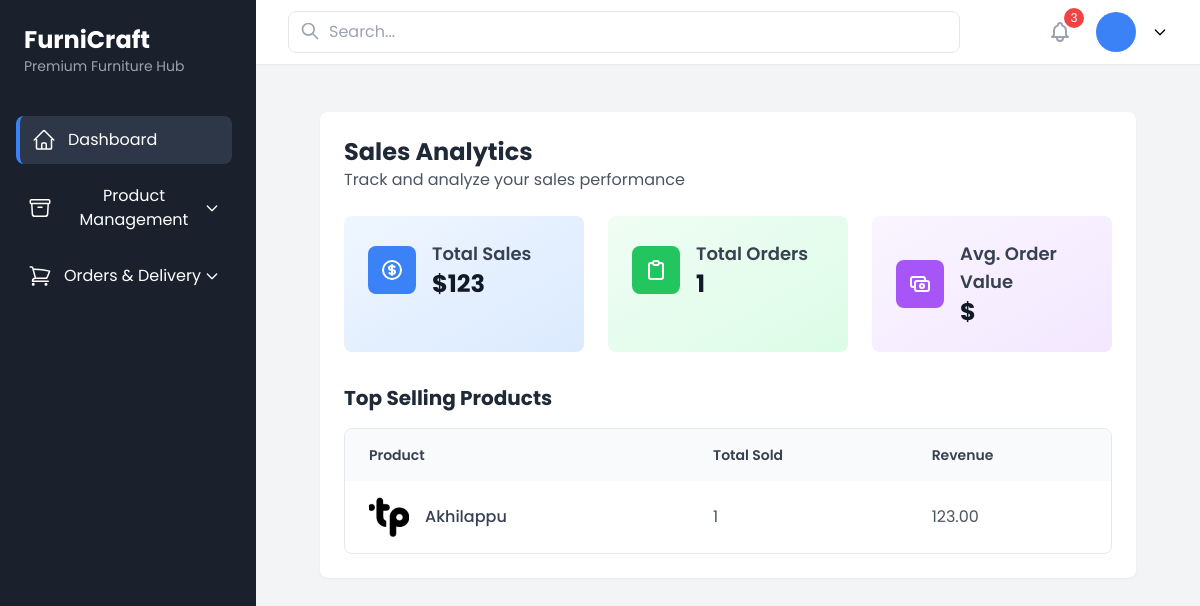
Page /seller-dashboard/ (signed in) on the earlier database version.
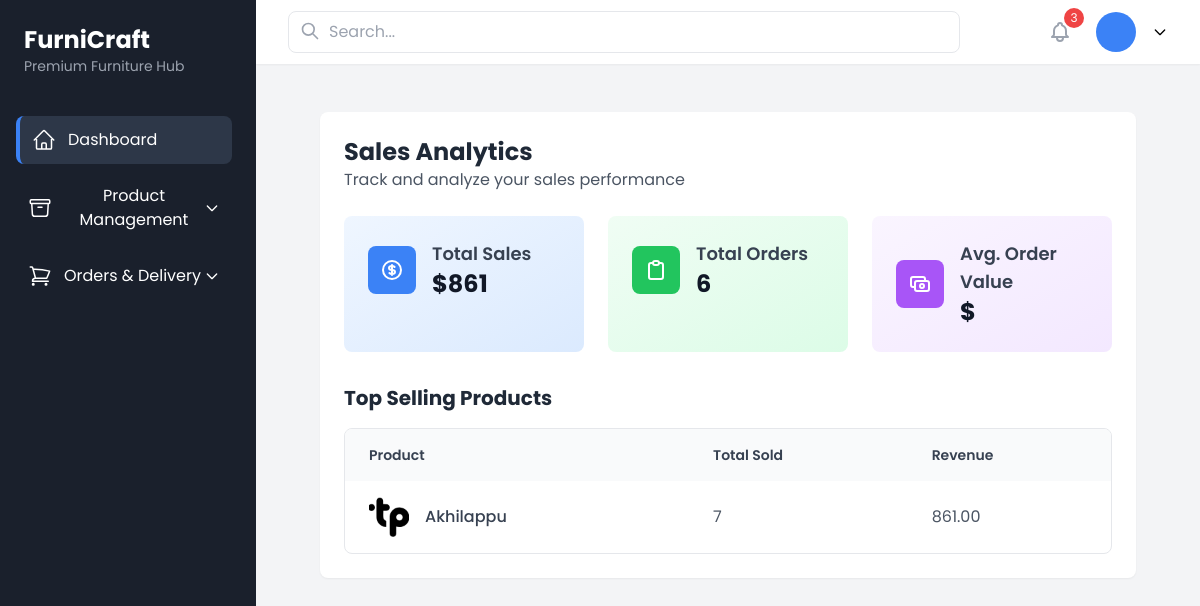
Same page on the later database version.
### authentication/models.py (models this page shows, shortened)
class Product(models.Model):
    name = models.CharField(max_length=255)
    category = models.ForeignKey(Category, on_delete=models.CASCADE, related_name="products")
    created_by = models.ForeignKey(Seller, on_delete=models.CASCADE)
    description = models.TextField()
    price = models.DecimalField(max_digits=10, decimal_places=2)
    image = models.ImageField(upload_to="products/")
    is_approved = models.BooleanField(default=False)
    stock = models.PositiveIntegerField(default=0)

### authentication/views.py (the view)
# urls.py: path('seller-dashboard/', seller_dashboard, name='seller_dashboard'),
@user_passes_test(is_seller)
def seller_dashboard(request):
    seller = request.user.seller
    total_sales = Order.objects.filter(seller=seller).aggregate(total=Sum("total_price"))["total"] or 0
    total_orders = Order.objects.filter(seller=seller).count()
    top_products = Product.objects.filter(created_by=request.user.seller) \
    .annotate(sales=Sum("orders__quantity")) \
    .order_by("-sales")[:5]
    total_revenue = sum(product.price * (product.sales or 0) for product in top_products)
    context = {
        "total_sales": total_sales,
        "total_orders": total_orders,
        "top_products": top_products,
        "total_revenue": total_revenue,
    }
    return render(request, "seller_dashboard.html", context)

### authentication/context_processors.py (called while the page is built)
def base_template_processor(request):
    base_template = None
    if request.user.is_authenticated:
        user_role = request.user.role
        base_templates = {
            "admin": "base/admin_base.html",
            "customer": "base/customer_base.html",
            "seller": "base/seller_base.html",
            "delivery_guy": "base/delivery_base.html",
        }
        base_template = base_templates.get(user_role, base_template)
    return {"base_template": base_template}

### authentication/views.py (called while the page is built)
def is_seller(user):
    return user.role in ['seller']

### templates/seller_dashboard.html (shortened to what the changed rows need)
{% extends base_template %}
{% block content %}
<div class="max-w-7xl mx-auto px-4 sm:px-6 lg:px-8 py-6">
    <div class="bg-white rounded-lg shadow-sm p-6">
        <div class="mb-6">
            <h2 class="text-2xl font-bold text-gray-800">Sales Analytics</h2>
        </div>
        <div class="grid grid-cols-1 sm:grid-cols-2 lg:grid-cols-3 gap-6 mb-8">
            <div class="bg-gradient-to-br from-blue-50 to-blue-100 p-6 rounded-lg">
                <div class="flex items-center space-x-4">
                    <div>
                        <h3 class="text-lg font-semibold text-gray-700">Total Sales</h3>
                        <p class="text-2xl font-bold text-gray-900">${{ total_sales }}</p>
                    </div>
                </div>
            </div>
            <div class="bg-gradient-to-br from-green-50 to-green-100 p-6 rounded-lg">
                <div class="flex items-center space-x-4">
                    <div>
                        <h3 class="text-lg font-semibold text-gray-700">Total Orders</h3>
                        <p class="text-2xl font-bold text-gray-900">{{ total_orders }}</p>
                    </div>
                </div>
            </div>
        </div>
        <div class="mt-8">
            <div class="overflow-x-auto rounded-lg border border-gray-200">
                <table class="w-full">
                    <thead class="bg-gray-50">
                        <tr>
                            <th class="px-6 py-4 text-left text-sm font-semibold text-gray-700">Product</th>
                            <th class="px-6 py-4 text-left text-sm font-semibold text-gray-700">Total Sold</th>
                            <th class="px-6 py-4 text-left text-sm font-semibold text-gray-700">Revenue</th>
                        </tr>
                    </thead>
                    <tbody class="divide-y divide-gray-200">
                        {% for product in top_products %}
                        <tr class="hover:bg-gray-50 transition-colors">
                            <td class="px-6 py-4">
                                <div class="flex items-center space-x-4">
                                    <img src="{{ product.image.url }}"
                                         class="w-10 h-10 object-cover rounded-lg"
                                         alt="{{ product.name }}">
                                    <span class="font-medium text-gray-700">{{ product.name }}</span>
                                </div>
                            </td>
                            <td class="px-6 py-4 text-gray-600">{{ product.sales }}</td>
                            <td class="px-6 py-4 text-gray-600">{{ total_revenue }}</td>
                        </tr>
                        {% empty %}
                        <tr>
                            <td colspan="3" class="text-center text-gray-500 py-4">No sales data available</td>
                        </tr>
                        {% endfor %}
                    </tbody>
                </table>
            </div>
        </div>
    </div>
</div>
{% endblock %}

Differences in the rows shown:
changed Product "Akhilappu": sales "1" → "7"; price "123.00" → "861.00"
Other differences:
{{ total_sales }}: "123" → "861"
{{ total_orders }}: "1" → "6"
